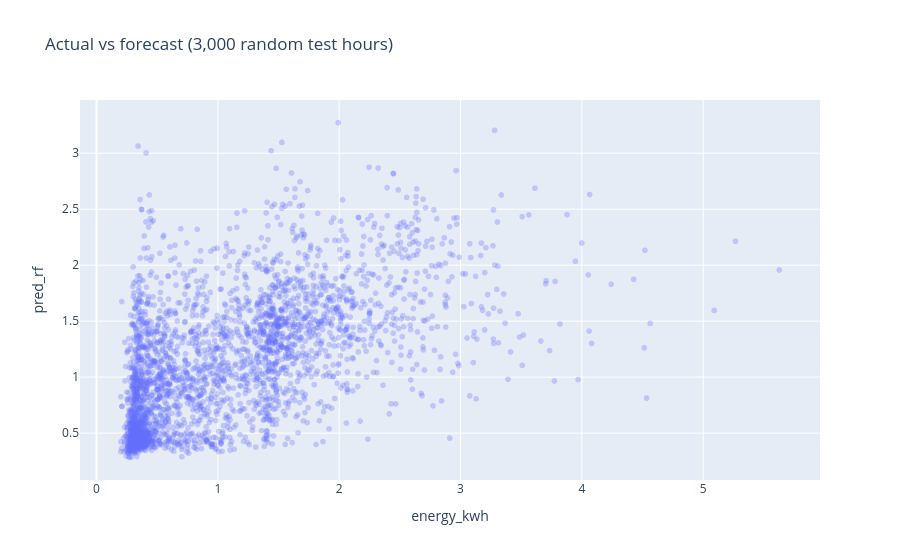

Source (notebook cell):
### Code cell
px.scatter(test.sample(3000, random_state=0), x=TARGET, y="pred_rf", opacity=0.3,
           title="Actual vs forecast (3,000 random test hours)")

### Figure 1 — Plotly figure (JSON) as saved in the notebook; plotly's stock layout.template omitted (floating-point values rounded to 4 significant figures; data arrays with more than 128 entries replaced by an {"elided": "..."} marker saying what was removed)
{"data": [{"hovertemplate": "energy_kwh=%{x}<br>pred_rf=%{y}<extra></extra>", "legendgroup": "", "marker": {"color": "#636efa", "opacity": 0.3, "symbol": "circle"}, "mode": "markers", "name": "", "showlegend": false, "type": "scattergl", "x": {"elided": "3000 float values"}, "xaxis": "x", "y": {"elided": "3000 float values"}, "yaxis": "y"}], "layout": {"legend": {"tracegroupgap": 0}, "title": {"text": "Actual vs forecast (3,000 random test hours)"}, "xaxis": {"anchor": "y", "domain": [0, 1], "title": {"text": "energy_kwh"}}, "yaxis": {"anchor": "x", "domain": [0, 1], "title": {"text": "pred_rf"}}}}
